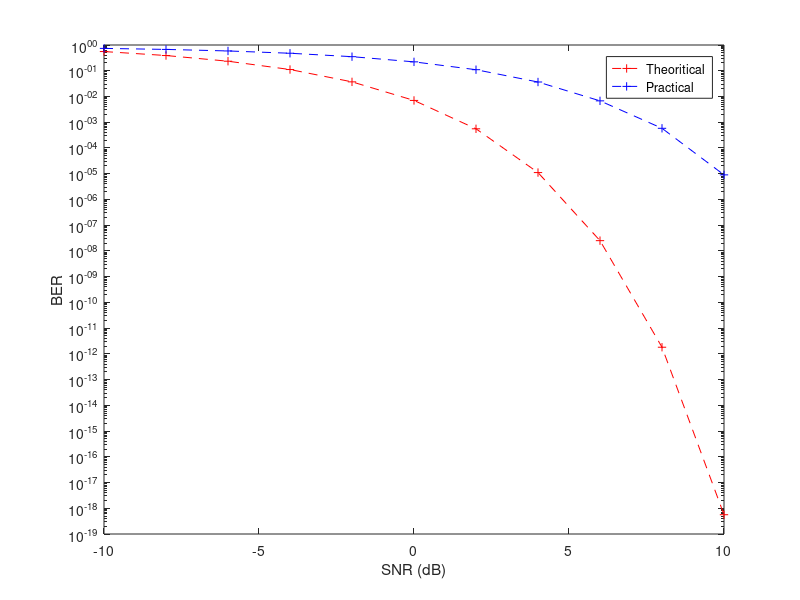

The MATLAB script that drew this image: (Note: this script raises an error after producing the figure.)
clear all;
close all;

SNR_db = -10:2:10;
SNR = 10.^(SNR_db/10);
M = 16;
k = log2(M);

QAM16 = 4*(1-1/sqrt(M))*qfunc(sqrt(k*2*SNR));
QAM16_sim = [0.7388 0.6737 0.5873 0.4785 0.352 0.2214 0.1098 0.0365 0.00676 0.00058 9e-6];

theoritical = semilogy(SNR_db,QAM16,'r+--');
hold on;
practical = semilogy(SNR_db,QAM16_sim,'b+--');
hold on;

legend([theoritical practical],'Theoritical','Practical');
xlabel('SNR (dB)');
ylabel('BER');

hold on;
datacursormode on;